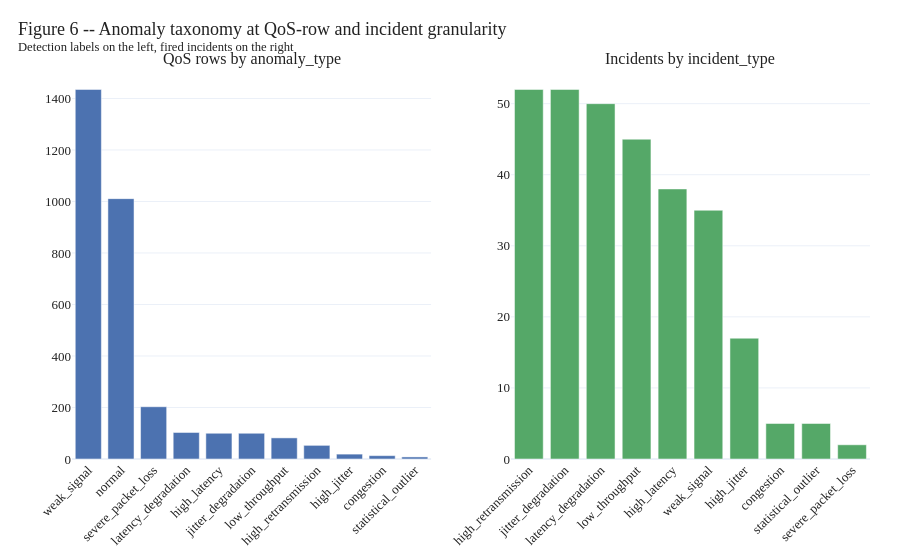

Notebook cell for this chart:
### Markdown cell above
**Interpretation.** Latency and jitter are heavily right-skewed (medians
around 45 ms / a few ms; tails reach into the seconds). Packet loss is
overwhelmingly zero with a long tail of severe events. Throughput is
relatively well-behaved, dual-modal between sub-Mbps idle traffic and the
home link's effective rate. The notebook deliberately does not clip these
tails -- they are exactly the regime the Optimization Agent must act on.

### Code cell
left = df["anomaly_type"].value_counts(dropna=False).rename("rows").reset_index()
left.columns = ["anomaly_type", "rows"]
right = inc_df["incident_type"].value_counts(dropna=False).rename("rows").reset_index()
right.columns = ["incident_type", "rows"]

fig = make_subplots(rows=1, cols=2,
                    subplot_titles=["QoS rows by anomaly_type",
                                    "Incidents by incident_type"])
fig.add_trace(go.Bar(x=left["anomaly_type"], y=left["rows"],
                     marker_color="#4C72B0", showlegend=False), row=1, col=1)
fig.add_trace(go.Bar(x=right["incident_type"], y=right["rows"],
                     marker_color="#55A868", showlegend=False), row=1, col=2)
fig.update_xaxes(tickangle=-45)
style(fig, "Figure 6 -- Anomaly taxonomy at QoS-row and incident granularity",
      "Detection labels on the left, fired incidents on the right")
save_fig(fig, "fig06_anomaly_distributions")
fig.show()

### Figure 1 — Plotly figure (JSON) as saved in the notebook; plotly's stock layout.template omitted (floating-point values rounded to 4 significant figures)
{"data": [{"marker": {"color": "#4C72B0"}, "showlegend": false, "type": "bar", "x": ["weak_signal", "normal", "severe_packet_loss", "latency_degradation", "high_latency", "jitter_degradation", "low_throughput", "high_retransmission", "high_jitter", "congestion", "statistical_outlier"], "xaxis": "x", "y": [1435, 1011, 203, 103, 100, 100, 82, 53, 19, 13, 8], "yaxis": "y"}, {"marker": {"color": "#55A868"}, "showlegend": false, "type": "bar", "x": ["high_retransmission", "jitter_degradation", "latency_degradation", "low_throughput", "high_latency", "weak_signal", "high_jitter", "congestion", "statistical_outlier", "severe_packet_loss"], "xaxis": "x2", "y": [52, 52, 50, 45, 38, 35, 17, 5, 5, 2], "yaxis": "y2"}], "layout": {"annotations": [{"font": {"size": 16}, "showarrow": false, "text": "QoS rows by anomaly_type", "x": 0.225, "xanchor": "center", "xref": "paper", "y": 1, "yanchor": "bottom", "yref": "paper"}, {"font": {"size": 16}, "showarrow": false, "text": "Incidents by incident_type", "x": 0.775, "xanchor": "center", "xref": "paper", "y": 1, "yanchor": "bottom", "yref": "paper"}], "font": {"color": "#222", "family": "Georgia, serif", "size": 13}, "margin": {"b": 60, "l": 60, "r": 30, "t": 70}, "title": {"text": "Figure 6 -- Anomaly taxonomy at QoS-row and incident granularity<br><sup>Detection labels on the left, fired incidents on the right</sup>", "x": 0.02, "xanchor": "left"}, "xaxis": {"anchor": "y", "domain": [0, 0.45], "tickangle": -45}, "xaxis2": {"anchor": "y2", "domain": [0.55, 1], "tickangle": -45}, "yaxis": {"anchor": "x", "domain": [0, 1]}, "yaxis2": {"anchor": "x2", "domain": [0, 1]}}}
